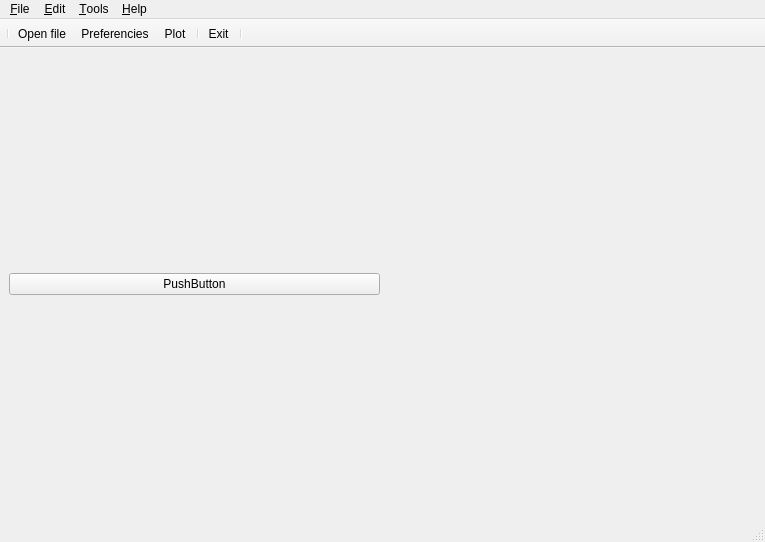
<?xml version="1.0" encoding="UTF-8"?>
<ui version="4.0">
 <class>MainWindow</class>
 <widget class="QMainWindow" name="MainWindow">
  <property name="geometry">
   <rect>
    <x>0</x>
    <y>0</y>
    <width>765</width>
    <height>542</height>
   </rect>
  </property>
  <property name="windowTitle">
   <string>Best</string>
  </property>
  <property name="windowIcon">
   <iconset>
    <normaloff>icons/bird-icon_32x32.png</normaloff>icons/bird-icon_32x32.png</iconset>
  </property>
  <widget class="QWidget" name="centralwidget">
   <layout class="QHBoxLayout" name="horizontalLayout">
    <item>
     <widget class="QPushButton" name="pushButton">
      <property name="text">
       <string>PushButton</string>
      </property>
     </widget>
    </item>
    <item>
     <widget class="QWidget" name="widget" native="true">
      <layout class="QVBoxLayout" name="verticalLayout"/>
     </widget>
    </item>
   </layout>
  </widget>
  <widget class="QMenuBar" name="menubar">
   <property name="geometry">
    <rect>
     <x>0</x>
     <y>0</y>
     <width>765</width>
     <height>27</height>
    </rect>
   </property>
   <widget class="QMenu" name="menuFile">
    <property name="title">
     <string>&amp;File</string>
    </property>
    <addaction name="fileMenuOpenFile"/>
    <addaction name="separator"/>
    <addaction name="fileMenuExit"/>
   </widget>
   <widget class="QMenu" name="menuEdit">
    <property name="title">
     <string>&amp;Edit</string>
    </property>
    <addaction name="actionPreferencies"/>
   </widget>
   <widget class="QMenu" name="menuTools">
    <property name="title">
     <string>&amp;Tools</string>
    </property>
    <widget class="QMenu" name="menuPlot">
     <property name="title">
      <string>Plot</string>
     </property>
     <addaction name="actionFint"/>
     <addaction name="actionKinf"/>
    </widget>
    <addaction name="menuPlot"/>
   </widget>
   <widget class="QMenu" name="menuHelp">
    <property name="geometry">
     <rect>
      <x>359</x>
      <y>196</y>
      <width>125</width>
      <height>107</height>
     </rect>
    </property>
    <property name="layoutDirection">
     <enum>Qt::LeftToRight</enum>
    </property>
    <property name="title">
     <string>&amp;Help</string>
    </property>
    <addaction name="actionAbout"/>
    <addaction name="separator"/>
    <addaction name="actionAbout_Best"/>
   </widget>
   <addaction name="menuFile"/>
   <addaction name="menuEdit"/>
   <addaction name="menuTools"/>
   <addaction name="menuHelp"/>
  </widget>
  <widget class="QStatusBar" name="statusbar">
   <property name="autoFillBackground">
    <bool>false</bool>
   </property>
  </widget>
  <widget class="QToolBar" name="toolBar">
   <property name="windowTitle">
    <string>toolBar</string>
   </property>
   <property name="autoFillBackground">
    <bool>false</bool>
   </property>
   <property name="movable">
    <bool>false</bool>
   </property>
   <property name="allowedAreas">
    <set>Qt::BottomToolBarArea|Qt::TopToolBarArea</set>
   </property>
   <property name="floatable">
    <bool>true</bool>
   </property>
   <attribute name="toolBarArea">
    <enum>TopToolBarArea</enum>
   </attribute>
   <attribute name="toolBarBreak">
    <bool>false</bool>
   </attribute>
   <addaction name="separator"/>
   <addaction name="fileMenuOpenFile"/>
   <addaction name="actionPreferencies"/>
   <addaction name="actionPlot"/>
   <addaction name="separator"/>
   <addaction name="fileMenuExit"/>
   <addaction name="separator"/>
  </widget>
  <action name="fileMenuOpenFile">
   <property name="checkable">
    <bool>false</bool>
   </property>
   <property name="icon">
    <iconset>
     <normaloff>icons/open-file-icon_32x32.png</normaloff>icons/open-file-icon_32x32.png</iconset>
   </property>
   <property name="text">
    <string>Open file...</string>
   </property>
   <property name="toolTip">
    <string>Open file</string>
   </property>
   <property name="statusTip">
    <string>Open file</string>
   </property>
   <property name="shortcut">
    <string>Ctrl+O</string>
   </property>
  </action>
  <action name="fileMenuExit">
   <property name="checkable">
    <bool>false</bool>
   </property>
   <property name="icon">
    <iconset>
     <normaloff>icons/exit-icon_32x32.png</normaloff>icons/exit-icon_32x32.png</iconset>
   </property>
   <property name="text">
    <string>Exit</string>
   </property>
   <property name="toolTip">
    <string>Exit</string>
   </property>
   <property name="statusTip">
    <string>Exit application</string>
   </property>
   <property name="whatsThis">
    <string/>
   </property>
   <property name="shortcut">
    <string>Ctrl+Q</string>
   </property>
  </action>
  <action name="actionPreferencies">
   <property name="icon">
    <iconset>
     <normaloff>icons/preferences-icon_32x32.png</normaloff>icons/preferences-icon_32x32.png</iconset>
   </property>
   <property name="text">
    <string>Preferencies...</string>
   </property>
  </action>
  <action name="actionAbout">
   <property name="text">
    <string>Best Help</string>
   </property>
  </action>
  <action name="actionAbout_Best">
   <property name="text">
    <string>About Best</string>
   </property>
  </action>
  <action name="actionFint">
   <property name="text">
    <string>Fint</string>
   </property>
  </action>
  <action name="actionKinf">
   <property name="text">
    <string>Kinf</string>
   </property>
  </action>
  <action name="actionPlot">
   <property name="icon">
    <iconset>
     <normaloff>icons/diagram-icon_32x32.png</normaloff>icons/diagram-icon_32x32.png</iconset>
   </property>
   <property name="text">
    <string>Plot</string>
   </property>
   <property name="shortcut">
    <string>Ctrl+P</string>
   </property>
  </action>
 </widget>
 <resources/>
 <connections/>
</ui>
